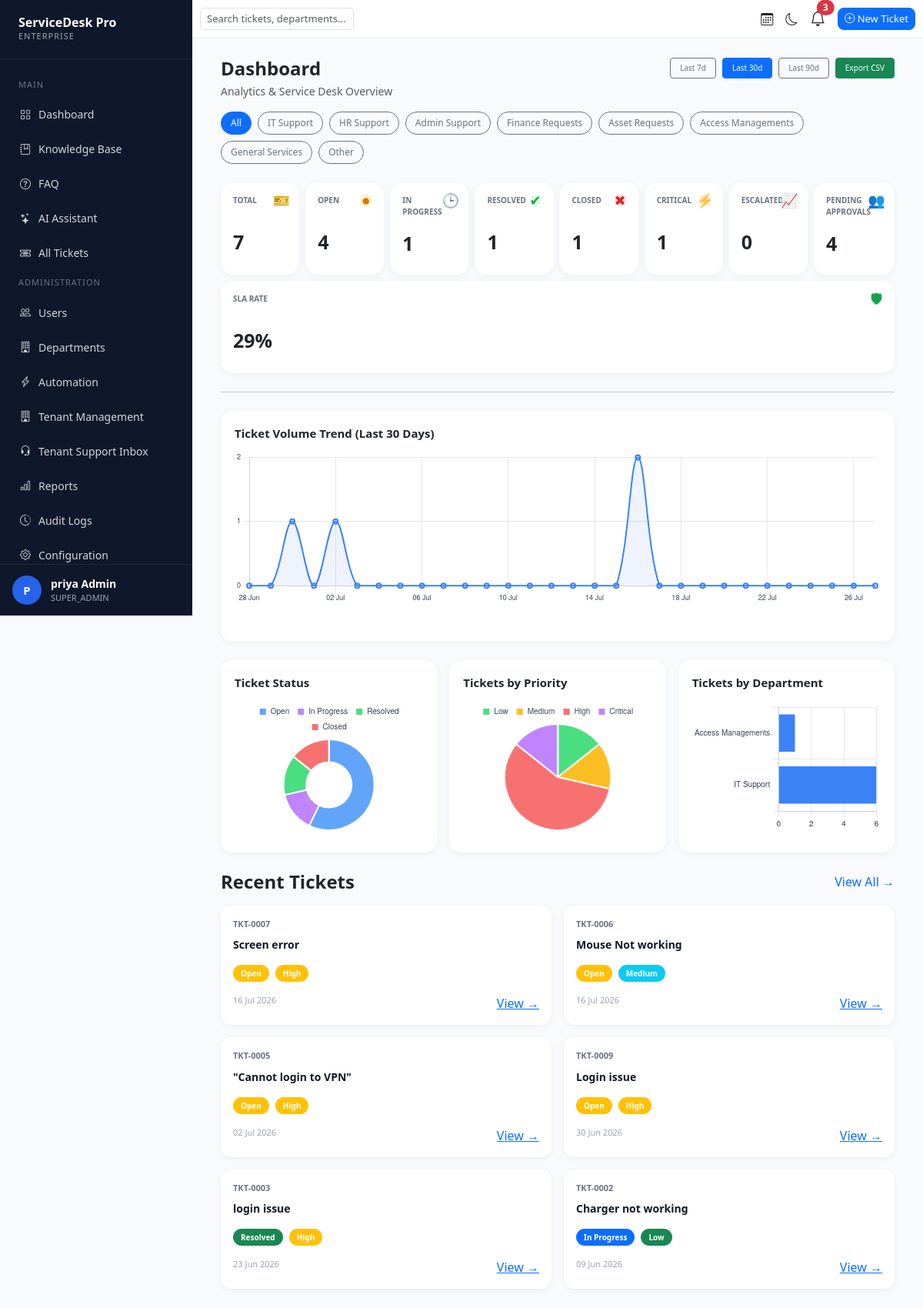
Page /dashboard/ (signed in) on the earlier database version.
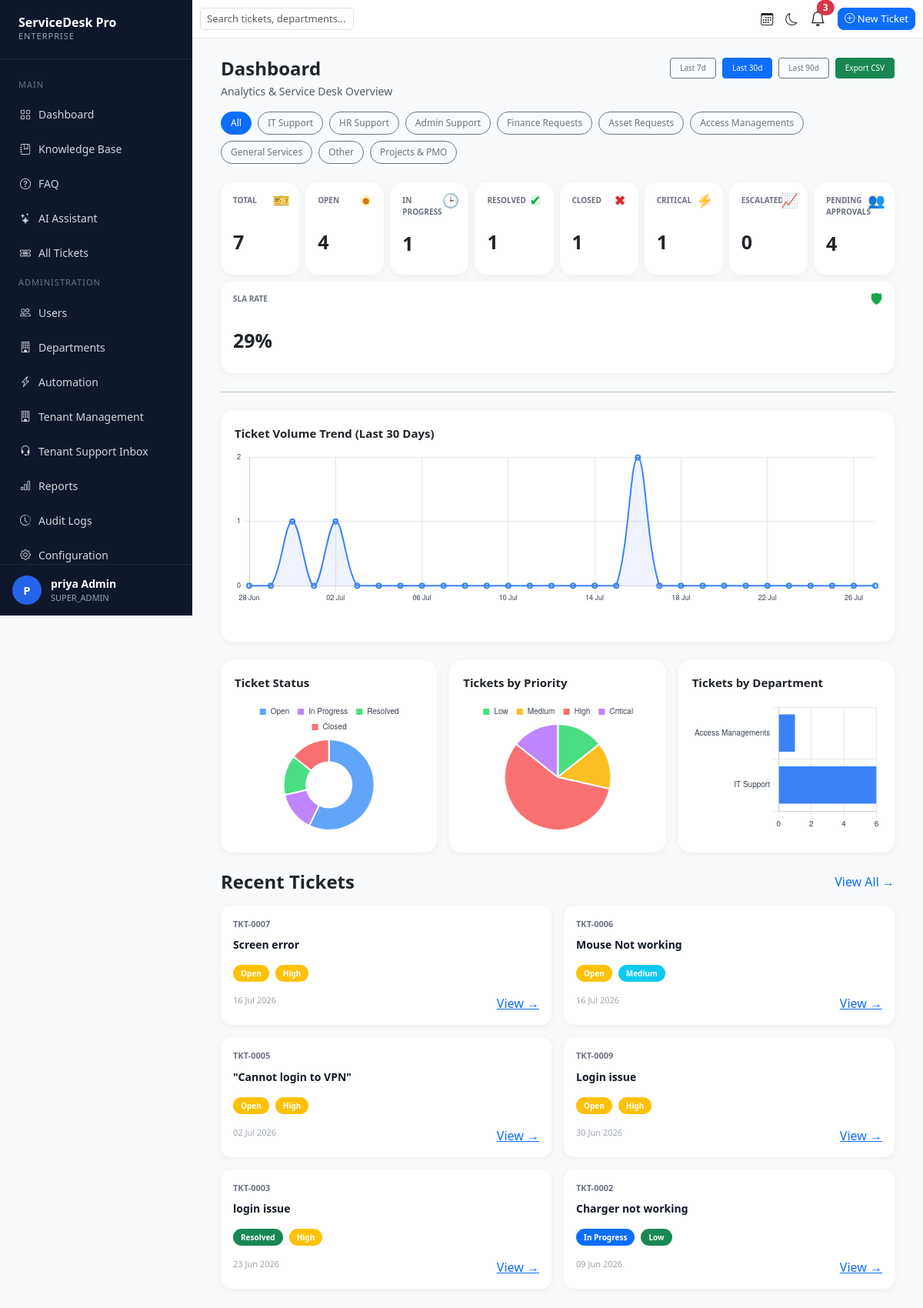
Same page on the later database version.
### departments/models.py (models this page shows, shortened)
class Department(models.Model):
    name = models.CharField(max_length=100)
    description = models.TextField(blank=True)
    is_active = models.BooleanField(default=True)
    tenant = models.ForeignKey(
        'tenants.Tenant',
        on_delete=models.SET_NULL,
        blank=True,
        null=True,
        related_name='departments'
    )
    sla_critical = models.PositiveIntegerField(default=2)
    sla_high = models.PositiveIntegerField(default=8)
    sla_medium = models.PositiveIntegerField(default=24)
    sla_low = models.PositiveIntegerField(default=72)
    created_at = models.DateTimeField(auto_now_add=True)

### tickets/models.py (models this page shows, shortened)
class Ticket(models.Model):
    CATEGORY_CHOICES = [
        ("Hardware Issue", "Hardware Issue"),
        ("Software Issue", "Software Issue"),
        ("Network Issue", "Network Issue"),
        ("Email / Outlook", "Email / Outlook"),
        ("New Employee Onboarding", "New Employee Onboarding"),
        ("Leave Policy", "Leave Policy"),
        ("Payroll Inquiry", "Payroll Inquiry"),
        ("Office Supplies", "Office Supplies"),
        ("Facility Request", "Facility Request"),
        ("Invoice Processing", "Invoice Processing"),
        ("Budget Approval", "Budget Approval"),
        ("Laptop Request", "Laptop Request"),
        ("Software License", "Software License"),
        ("Account Creation", "Account Creation"),
        ("Permission Request", "Permission Request"),
        ("VPN Access", "VPN Access"),
        ("General Inquiry", "General Inquiry"),
    ]
    AFFECTED_SYSTEM_CHOICES = [
        ("Laptop", "Laptop"),
        ("Desktop", "Desktop"),
        ("Printer", "Printer"),
        ("Windows", "Windows"),
        ("Office 365", "Office 365"),
        ("Outlook", "Outlook"),
        ("Email", "Email"),
        ("Network", "Network"),
        ("VPN", "VPN"),
        ("Authentication", "Authentication"),
        ("Active Directory", "Active Directory"),
        ("HRMS", "HRMS"),
        ("Payroll", "Payroll"),
        ("Hardware", "Hardware"),
        ("Software", "Software"),
        ("Database", "Database"),
        ("Website", "Website"),
        ("Other", "Other"),
    ]
    PRIORITY_CHOICES = [
        ('Low', 'Low'),
        ('Medium', 'Medium'),
        ('High', 'High'),
        ('Critical', 'Critical'),
    ]
    STATUS_CHOICES = [
        ('Open', 'Open'),
        ('Assigned', 'Assigned'),
        ('In Progress', 'In Progress'),
        ('Pending User', 'Pending User'),
        ('Escalated', 'Escalated'),
        ('Resolved', 'Resolved'),
        ('Closed', 'Closed'),
        ('Reopened', 'Reopened'),
    ]
    ticket_number = models.CharField(
        max_length=20,
        unique=True
    )
    title = models.CharField(
        max_length=255
    )
    description = models.TextField()
    department = models.ForeignKey(
        Department,
        on_delete=models.CASCADE
    )
    priority = models.CharField(
        max_length=20,
        choices=PRIORITY_CHOICES,
        default='Low'
    )
    status = models.CharField(
        max_length=20,
        choices=STATUS_CHOICES,
        default='Open'
    )
    created_by = models.ForeignKey(
        settings.AUTH_USER_MODEL,
        on_delete=models.CASCADE,
        related_name='created_tickets'
    )
    assigned_to = models.ForeignKey(
        settings.AUTH_USER_MODEL,
        on_delete=models.SET_NULL,
        null=True,
        blank=True,
        related_name='assigned_tickets'
    )
    created_at = models.DateTimeField(
        auto_now_add=True
    )
    updated_at = models.DateTimeField(
        auto_now=True
    )
    category = models.CharField(
        max_length=100,
        default="General Inquiry"
    )
    affected_system = models.CharField(
        max_length=100,
        choices=AFFECTED_SYSTEM_CHOICES,
        default="Other"
    )
    tags = models.CharField(
        max_length=255,
        blank=True,
        default=""
    )
    @property
    def sla_deadline(self):
        if self.priority == "Critical":
            hours = 8
        elif self.priority == "High":
            hours = 24
        elif self.priority == "Medium":
            hours = 48
        else:
            hours = 72
        return self.created_at + timedelta(hours=hours)

### accounts/views.py (the view)
# urls.py: path('dashboard/', dashboard_view, name='dashboard'),
@login_required
def dashboard_view(request):
    days_filter = request.GET.get("days", "30")
    if days_filter == "7":
        filter_days = 7
    elif days_filter == "90":
        filter_days = 90
    else:
        filter_days = 30
    if request.user.role == "EMPLOYEE":
        tickets = Ticket.objects.filter(
            created_by=request.user
        )
    elif request.user.role == "AGENT":
        tickets = Ticket.objects.filter(
            assigned_to=request.user
        )
    else:
        tickets = Ticket.objects.all()
    total_tickets = tickets.count()
    breached_tickets = sum(
        1 for ticket in tickets
        if timezone.now() > ticket.sla_deadline
        and ticket.status not in ["Resolved", "Closed"]
    )
    if total_tickets > 0:
        sla_rate = round(
            ((total_tickets - breached_tickets) / total_tickets) * 100
        )
    else:
        sla_rate = None
    days = []
    ticket_counts = []
    for i in range(filter_days - 1, -1, -1):
        date = timezone.now().date() - timedelta(days=i)
        days.append(date.strftime("%d %b"))
        ticket_counts.append(
            tickets.filter(
                created_at__date=date
            ).count()
        )
    status_labels = [
        'Open',
        'In Progress',
        'Resolved',
        'Closed'
    ]
    status_data = [
        tickets.filter(status='Open').count(),
        tickets.filter(status='In Progress').count(),
        tickets.filter(status='Resolved').count(),
        tickets.filter(status='Closed').count(),
    ]
    priority_labels = [
        'Low',
        'Medium',
        'High',
        'Critical'
    ]
    status_flow = [
        "Open",
        "Assigned",
        "In Progress",
        "Resolved",
        "Closed"
    ]
    priority_data = [
        tickets.filter(priority='Low').count(),
        tickets.filter(priority='Medium').count(),
        tickets.filter(priority='High').count(),
        tickets.filter(priority='Critical').count(),
    ]
    department_stats = tickets.values(
        'department__name'
    ).annotate(
        total=Count('id')
    )
    department_labels = []
    department_data = []
    for item in department_stats:
        department_labels.append(
            item['department__name']
        )
        department_data.append(
            item['total']
        )
    context = {
        "total_tickets": total_tickets,
        "open_tickets": tickets.filter(
            status="Open"
        ).count(),
        "in_progress_tickets": tickets.filter(
            status="In Progress"
        ).count(),
        "resolved_tickets": tickets.filter(
            status="Resolved"
        ).count(),
        "closed_tickets": tickets.filter(
            status="Closed"
        ).count(),
        "critical_tickets": tickets.filter(
            priority="Critical"
        ).count(),
        "pending_tickets": tickets.filter(
            status="Open"
        ).count(),
        "escalated_tickets": tickets.filter(
            priority="Critical",
            status="In Progress"
        ).count(),
        "sla_rate": sla_rate,
        "recent_tickets": tickets.order_by(
            "-created_at"
        )[:6],
        "departments": Department.objects.all(),
        "status_labels": status_labels,
        "status_data": status_data,
        "priority_labels": priority_labels,
        "priority_data": priority_data,
        "department_labels": department_labels,
        "department_data": department_data,
        "trend_labels": days,
        "trend_data": ticket_counts,
        "selected_days": days_filter,
        "sla_rate": sla_rate,
        "breached_tickets": breached_tickets,
        'status_flow': status_flow,
    }
    return render(
        request,
        "dashboard/dashboard.html",
        context
    )

### tickets/context_processors.py (called while the page is built)
def notification_context(request):
    if request.user.is_authenticated:
        notifications = Notification.objects.filter(
            user=request.user
        )[:5]
        unread_count = Notification.objects.filter(
            user=request.user,
            is_read=False
        ).count()
        return {
            "notifications": notifications,
            "unread_notifications": unread_count
        }
    return {}

### templates/dashboard/dashboard.html (shortened to what the changed rows need)
{% extends 'base.html' %}
{% block content %}
<div class="container-fluid">
    <div class="mb-4">
    <div class="d-flex justify-content-between align-items-start mb-3">
        <div>
            <h2 class="fw-bold mb-1"> Dashboard </h2>
        </div>
    </div>
    <div class="d-flex flex-wrap gap-2">
        <button class="btn btn-primary btn-sm rounded-pill">
            All
        </button>
        {% for department in departments %}
            <button class="btn btn-outline-secondary btn-sm rounded-pill">
                {{ department.name }}
            </button>
        {% endfor %}
    </div>
</div>
    <div class="row g-3">
    {% for ticket in recent_tickets %}
    <div class="col-md-6">
        <div class="card ticket-card">
            <div class="card-body">
                <div class="ticket-number">
                    {{ ticket.ticket_number }}
                </div>
                <div class="ticket-title mt-2">
                    {{ ticket.title }}
                </div>
                <div class="d-flex gap-2 mt-3">
                    <span class="badge badge-status
                    {% if ticket.status == 'Open' %}
                        bg-warning
                    {% elif ticket.status == 'In Progress' %}
                        bg-primary
                    {% elif ticket.status == 'Resolved' %}
                        bg-success
                    {% else %}
                        bg-secondary
                    {% endif %}
                    ">
                        {{ ticket.status }}
                    </span>
                    <span class="badge badge-priority
                    {% if ticket.priority == 'Critical' %}
                        bg-danger
                    {% elif ticket.priority == 'High' %}
                        bg-warning
                    {% elif ticket.priority == 'Medium' %}
                        bg-info
                    {% else %}
                        bg-success
                    {% endif %}
                    ">
                        {{ ticket.priority }}
                    </span>
                </div>
                <div class="d-flex justify-content-between mt-3">
                    <span class="ticket-date">
                        {{ ticket.created_at|date:"d M Y" }}
                    </span>
                    <a href="{% url 'ticket_detail' ticket.id %}">
                        View →
                    </a>
                </div>
            </div>
        </div>
    </div>
    {% empty %}
    <div class="col-12">
        <div class="alert alert-light">
            No recent tickets found.
        </div>
    </div>
    {% endfor %}
    </div>
</div>
{% endblock %}

Differences in the rows shown:
added Department: name "Projects & PMO"
